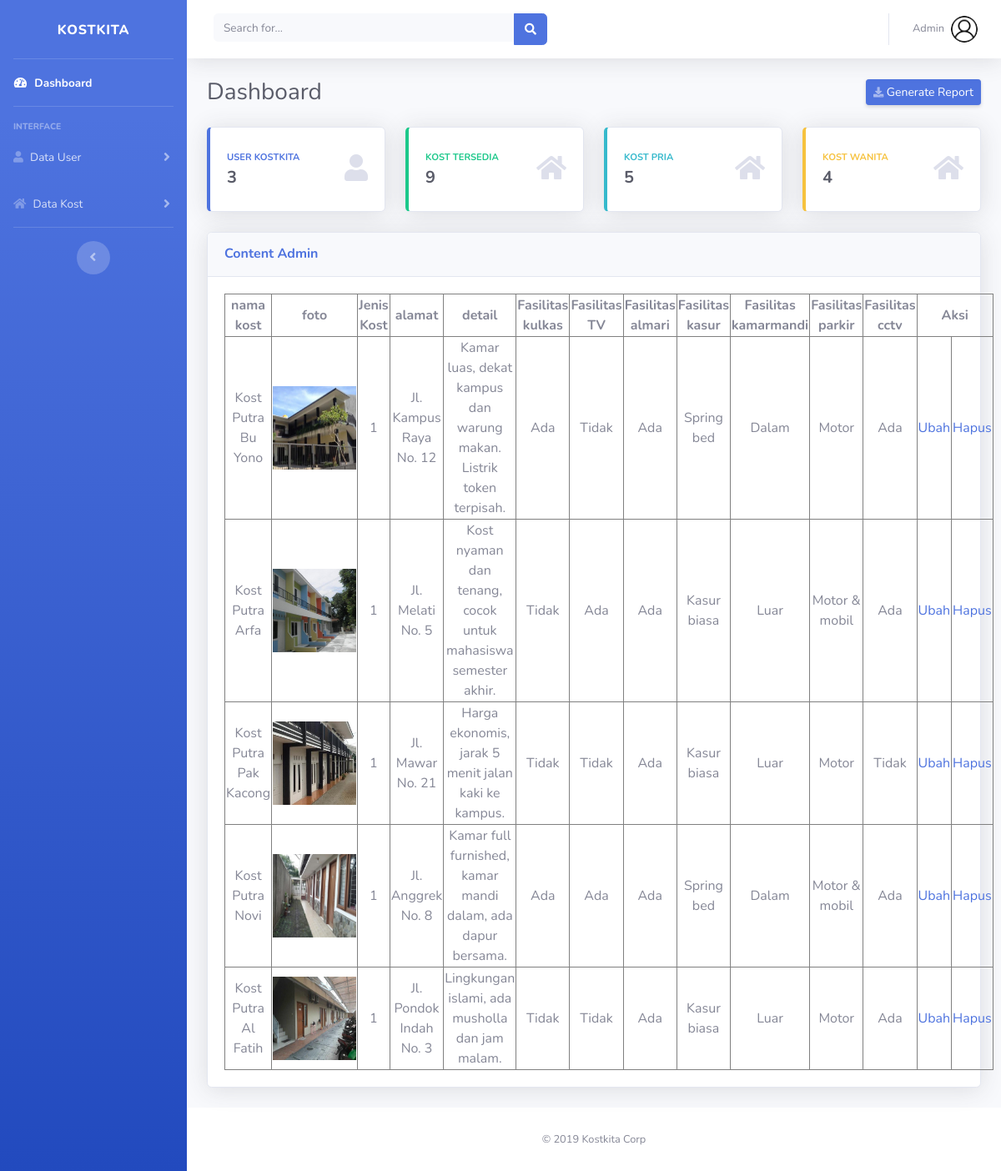
The app's page /userKost/datakost_lk.php (signed in) with its own data.
### tables this page shows
CREATE TABLE `kost` (
  `id_kost`    INT NOT NULL AUTO_INCREMENT,
  `pemilik`    VARCHAR(50)  NOT NULL,
  `namakost`   VARCHAR(100) NOT NULL,
  `harga`      VARCHAR(30)  NOT NULL,
  `gambar`     VARCHAR(255) NOT NULL,
  `jenis_kost` VARCHAR(2)   NOT NULL,
  `alamat`     TEXT NOT NULL,
  `detail`     TEXT NOT NULL,
  `kulkas`     VARCHAR(100) NOT NULL DEFAULT '',
  `tv`         VARCHAR(100) NOT NULL DEFAULT '',
  `almari`     VARCHAR(100) NOT NULL DEFAULT '',
  `kasur`      VARCHAR(100) NOT NULL DEFAULT '',
  `kamarmandi` VARCHAR(100) NOT NULL DEFAULT '',
  `parkir`     VARCHAR(100) NOT NULL DEFAULT '',
  `cctv`       VARCHAR(100) NOT NULL DEFAULT '',
  `wifi`       VARCHAR(100) NOT NULL DEFAULT '',
  PRIMARY KEY (`id_kost`),
  KEY `idx_pemilik` (`pemilik`)
);

### userKost/datakost_lk.php (the view, shortened to what this page needs)
<!DOCTYPE html>
<html lang="en">
<head>
  <link href="../vendor/fontawesome-free/css/all.min.css" rel="stylesheet" type="text/css">
  <link href="../css/sb-admin-2.min.css" rel="stylesheet">
</head>
<body id="page-top">
  <div id="wrapper">
    <ul class="navbar-nav bg-gradient-primary sidebar sidebar-dark accordion" id="accordionSidebar">
      <a class="sidebar-brand d-flex " href="../index.php">
        <div class="sidebar-brand-text mx-3">&nbsp; &nbsp; &nbsp; &nbsp;KostKita</div>
      </a>
      <hr class="sidebar-divider my-0">
      <li class="nav-item active">
        <a class="nav-link" href="index.php">
          <i class="fas fa-fw fa-tachometer-alt"></i>
          <span>Dashboard</span></a>
      </li>
      <hr class="sidebar-divider">
      <div class="sidebar-heading">
        Interface
      </div>
      <li class="nav-item">
        <a class="nav-link collapsed" href="#" data-toggle="collapse" data-target="#collapseTwo" aria-expanded="true" aria-controls="collapseTwo">
          <i class="fas fa-user"></i>
          <span>Data User</span>
        </a>
      </li>
      <li class="nav-item">
        <a class="nav-link collapsed" href="#" data-toggle="collapse" data-target="#collapseUtilities" aria-expanded="true" aria-controls="collapseUtilities">
          <i class="fas fa-home"></i>
          <span>Data Kost</span>
        </a>
      </li>
      <hr class="sidebar-divider">
      <div class="text-center d-none d-md-inline">
        <button class="rounded-circle border-0" id="sidebarToggle"></button>
      </div>
    </ul>
    <div id="content-wrapper" class="d-flex flex-column">
      <div id="content">
        <nav class="navbar navbar-expand navbar-light bg-white topbar mb-4 static-top shadow">
          <form class="d-none d-sm-inline-block form-inline mr-auto ml-md-3 my-2 my-md-0 mw-100 navbar-search">
            <div class="input-group">
              <input type="text" class="form-control bg-light border-0 small" placeholder="Search for..." aria-label="Search" aria-describedby="basic-addon2">
              <div class="input-group-append">
                <button class="btn btn-primary" type="button">
                  <i class="fas fa-search fa-sm"></i>
                </button>
              </div>
            </div>
          </form>
          <ul class="navbar-nav ml-auto">
            <li class="nav-item dropdown no-arrow">
              <a class="nav-link dropdown-toggle" href="#" id="userDropdown" role="button" data-toggle="dropdown" aria-haspopup="true" aria-expanded="false">
                <span class="mr-2 d-none d-lg-inline text-gray-600 small">Admin</span>
                <img class="img-profile rounded-circle" src="../assets/img/user.png">
              </a>
            </li>
          </ul>
        </nav>
        <div class="container-fluid">
          <div class="d-sm-flex align-items-center justify-content-between mb-4">
            <h1 class="h3 mb-0 text-gray-800">Dashboard</h1>
            <a href="#" class="d-none d-sm-inline-block btn btn-sm btn-primary shadow-sm"><i class="fas fa-download fa-sm text-white-50"></i> Generate Report</a>
          </div>
          <div class="row">
            <div class="col-xl-3 col-md-6 mb-4">
              <div class="card border-left-primary shadow h-100 py-2">
                <div class="card-body">
                  <div class="row no-gutters align-items-center">
                    <div class="col mr-2">
                      <div class="text-xs font-weight-bold text-primary text-uppercase mb-1">User KostKita</div>
                      <div class="h5 mb-0 font-weight-bold text-gray-800">
                        <?php
                          include "../koneksi.php";
                            $query="select * from userkost";
                            $sql=mysqli_query($koneksi, $query);
                            $count=mysqli_num_rows($sql);
                            echo $count;
                        ?>
                      </div>
                    </div>
                    <div class="col-auto">
                      <i class="fas fa-user fa-2x text-gray-300"></i>
                    </div>
                  </div>
                </div>
              </div>
            </div>
            <div class="col-xl-3 col-md-6 mb-4">
              <div class="card border-left-success shadow h-100 py-2">
                <div class="card-body">
                  <div class="row no-gutters align-items-center">
                    <div class="col mr-2">
                      <div class="text-xs font-weight-bold text-success text-uppercase mb-1">Kost Tersedia</div>
                      <div class="h5 mb-0 font-weight-bold text-gray-800">
                        <?php
                          include "../koneksi.php";
                            $query="select * from kost";
                            $sql=mysqli_query($koneksi, $query);
                            $count=mysqli_num_rows($sql);
                            echo $count;
                        ?>
                      </div>
                    </div>
                    <div class="col-auto">
                      <i class="fas fa-home fa-2x text-gray-300"></i>
                    </div>
                  </div>
                </div>
              </div>
            </div>
            <div class="col-xl-3 col-md-6 mb-4">
              <div class="card border-left-info shadow h-100 py-2">
                <div class="card-body">
                  <div class="row no-gutters align-items-center">
                    <div class="col mr-2">
                      <div class="text-xs font-weight-bold text-info text-uppercase mb-1">Kost Pria</div>
                      <div class="row no-gutters align-items-center">
                        <div class="col-auto">
                          <div class="h5 mb-0 mr-3 font-weight-bold text-gray-800">
                            <?php
                            include "../koneksi.php";
                            $query="select jenis_kost from kost where jenis_kost='1'";
                            $sql=mysqli_query($koneksi, $query);
                            $count=mysqli_num_rows($sql);
                            echo $count;
                            ?>
                          </div>
                        </div>
                      </div>
                    </div>
                    <div class="col-auto">
                      <i class="fas fa-home fa-2x text-gray-300"></i>
                    </div>
                  </div>
                </div>
              </div>
            </div>
            <div class="col-xl-3 col-md-6 mb-4">
              <div class="card border-left-warning shadow h-100 py-2">
                <div class="card-body">
                  <div class="row no-gutters align-items-center">
                    <div class="col mr-2">
                      <div class="text-xs font-weight-bold text-warning text-uppercase mb-1">Kost Wanita</div>
                      <div class="h5 mb-0 font-weight-bold text-gray-800">
                        <?php
                          include "../koneksi.php";
                            $query="select jenis_kost from kost where jenis_kost='2'";
                            $sql=mysqli_query($koneksi, $query);
                            $count=mysqli_num_rows($sql);
                            echo $count;
                        ?>
                      </div>
                    </div>
                    <div class="col-auto">
                      <i class="fas fa-home fa-2x text-gray-300"></i>
                    </div>
                  </div>
                </div>
              </div>
            </div>
          </div>
          <div class="row">
            <div class="col-xl-12 col-lg-11">
              <div class="card shadow mb-4">
                <div class="card-header py-3 d-flex flex-row align-items-center justify-content-between">
                  <h6 class="m-0 font-weight-bold text-primary">Content Admin</h6>
                </div>
                <div class="card-body text-center">
                <table border="1" width="100%">
                    <tr>
                        <th>nama kost</th>
                        <th>foto</th>
                        <th>Jenis Kost</th>
                        <th>alamat</th>
                        <th>detail</th>
                        <th>Fasilitas kulkas</th>
                        <th>Fasilitas TV</th>
                        <th>Fasilitas almari</th>
                        <th>Fasilitas kasur</th>
                        <th>Fasilitas kamarmandi</th>
                        <th>Fasilitas parkir</th>
                        <th>Fasilitas cctv</th>
                        <th colspan="2">Aksi</th>
                    </tr>
                    <?php
                    include "../koneksi.php";
                    $query = "SELECT * FROM kost where jenis_kost='1'";
                    $sql = mysqli_query($koneksi, $query);
                    while($data = mysqli_fetch_array($sql)){
                        echo "<tr>";
                        echo "<td>".$data['namakost']."</td>";
                        echo "<td><img src='../assets/img/".$data['gambar']."' width='100' height='100'></td>";
                        echo "<td>".$data['jenis_kost']."</td>";
                        echo "<td>".$data['alamat']."</td>";
                        echo "<td>".$data['detail']."</td>";
                        echo "<td>".$data['kulkas']."</td>";
                        echo "<td>".$data['tv']."</td>";
                        echo "<td>".$data['almari']."</td>";
                        echo "<td>".$data['kasur']."</td>";
                        echo "<td>".$data['kamarmandi']."</td>";
                        echo "<td>".$data['parkir']."</td>";
                        echo "<td>".$data['cctv']."</td>";
                        echo "<td><a href='form_editKost.php?id_kost=".$data['id_kost']."'>Ubah</a></td>";
                        echo "<td><a href='delete_kost.php?id_kost=".$data['id_kost']."&read_lk=1'>Hapus</a></td>";
                        echo "</tr>";
                    }
                    ?>
                    </table>
                </div>
              </div>
            </div>
          </div>
        </div>
      </div>
      <footer class="sticky-footer bg-white">
        <div class="container my-auto">
          <div class="copyright text-center my-auto">
            <span>&copy; 2019 Kostkita Corp</span>
          </div>
        </div>
      </footer>
    </div>
  </div>
</body>
</html>

### records on screen
kost: namakost "Kost Putra Bu Yono", gambar (picture), jenis_kost "1", alamat "Jl. Kampus Raya No. 12", detail "Kamar luas, dekat kampus dan warung makan. Listrik token terpisah.", kulkas "Ada", tv "Tidak", almari "Ada", kasur "Spring bed", kamarmandi "Dalam", parkir "Motor", cctv "Ada"
kost: namakost "Kost Putra Arfa", gambar (picture), jenis_kost "1", alamat "Jl. Melati No. 5", detail "Kost nyaman dan tenang, cocok untuk mahasiswa semester akhir.", kulkas "Tidak", tv "Ada", almari "Ada", kasur "Kasur biasa", kamarmandi "Luar", parkir "Motor & mobil", cctv "Ada"
kost: namakost "Kost Putra Pak Kacong", gambar (picture), jenis_kost "1", alamat "Jl. Mawar No. 21", detail "Harga ekonomis, jarak 5 menit jalan kaki ke kampus.", kulkas "Tidak", tv "Tidak", almari "Ada", kasur "Kasur biasa", kamarmandi "Luar", parkir "Motor", cctv "Tidak"
kost: namakost "Kost Putra Novi", gambar (picture), jenis_kost "1", alamat "Jl. Anggrek No. 8", detail "Kamar full furnished, kamar mandi dalam, ada dapur bersama.", kulkas "Ada", tv "Ada", almari "Ada", kasur "Spring bed", kamarmandi "Dalam", parkir "Motor & mobil", cctv "Ada"
kost: namakost "Kost Putra Al Fatih", gambar (picture), jenis_kost "1", alamat "Jl. Pondok Indah No. 3", detail "Lingkungan islami, ada musholla dan jam malam.", kulkas "Tidak", tv "Tidak", almari "Ada", kasur "Kasur biasa", kamarmandi "Luar", parkir "Motor", cctv "Ada"

### other values on screen
$count "3"
$count "9"
$count "5"
$count "4"
